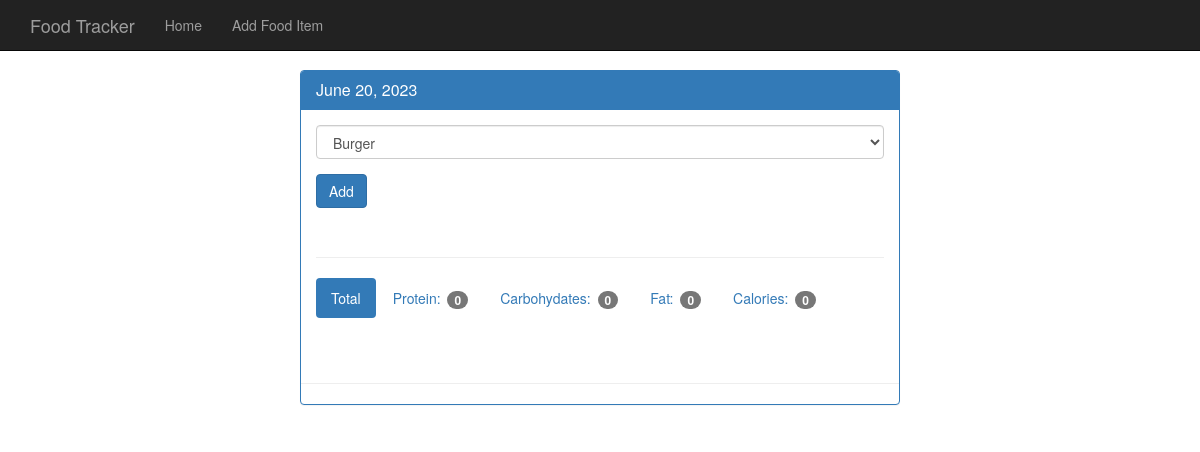
/view/20230620, run on an earlier commit of the app's database.
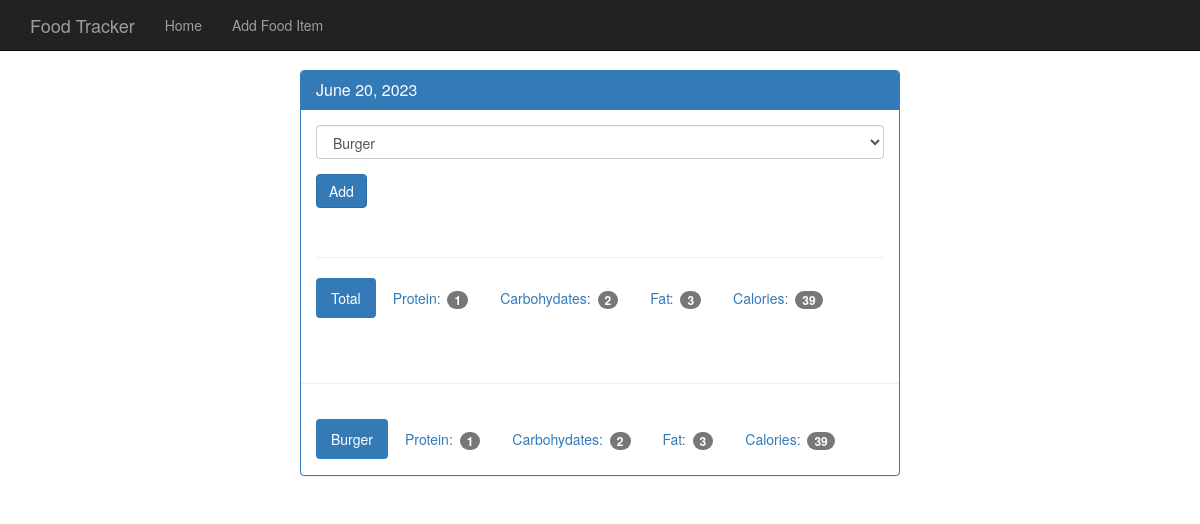
And on a later commit of the database.
### tables this page shows
CREATE TABLE food (
    id integer primary key autoincrement,
    name text not null,
    protein integer not null,
    carbohydrates integer not null,
    fat integer not null,
    calories integer not null
);

### app.py (the view)
@app.route('/view/<date>', methods=['GET', 'POST']) #date is going to be 20170520
def view(date):
    db = get_db()
    cur = db.execute('select id, entry_date from log_date where entry_date = ?', [date])
    date_result = cur.fetchone()
    if request.method == 'POST':
        db.execute('insert into food_date (food_id, log_date_id) values (?, ?)', [request.form['food-select'], date_result['id']])
        db.commit()
    d = datetime.strptime(str(date_result['entry_date']), '%Y%m%d')
    pretty_date = datetime.strftime(d, '%B %d, %Y')
    food_cur = db.execute('select id, name from food')
    food_results = food_cur.fetchall()
    log_cur = db.execute('select food.name, food.protein, food.carbohydrates, food.fat, food.calories from log_date join food_date on food_date.log_date_id = log_date.id join food on food.id = food_date.food_id where log_date.entry_date = ?', [date])
    log_results = log_cur.fetchall()
    totals = {}
    totals['protein'] = 0
    totals['carbohydrates'] = 0
    totals['fat'] = 0
    totals['calories'] = 0
    for food in log_results:
        totals['protein'] += food['protein']
        totals['carbohydrates'] += food['carbohydrates']
        totals['fat'] += food['fat']
        totals['calories'] += food['calories']
    return render_template('day.html', entry_date=date_result['entry_date'], pretty_date=pretty_date, food_results=food_results, log_results=log_results, totals=totals)

### app.py (called while the page is built)
def connect_db():
    sql = sqlite3.connect('food_log.db')
    sql.row_factory = sqlite3.Row
    return sql

def get_db():
    if not hasattr(g, 'sqlite_db'):
        g.sqlite_db = connect_db()
    return g.sqlite_db

### templates/day.html (shortened to what this page needs)
<!DOCTYPE html>
<html lang="en">
  <head>
    <link href="{{ url_for('static', filename='bootstrap.min.css') }}" rel="stylesheet">
    <link href="{{ url_for('static', filename='theme.css') }}" rel="stylesheet">
  </head>
  <body>
    <nav class="navbar navbar-inverse navbar-fixed-top">
      <div class="container">
        <div class="navbar-header">
          <a class="navbar-brand" href="#">Food Tracker</a>
        </div>
        <div id="navbar" class="navbar-collapse collapse">
          <ul class="nav navbar-nav">
            <li><a href="#">Home</a></li>
            <li><a href="#">Add Food Item</a></li>
          </ul>
        </div>
      </div>
    </nav>
    <div class="container theme-showcase col-sm-6 col-sm-offset-3" role="main">
      <div class="row">
        <div>
          <div class="panel panel-primary">
            <div class="panel-heading">
              <h3 class="panel-title">{{ pretty_date }}</h3>
            </div>
            <div class="panel-body">
              <form method="POST" action="{{ url_for('view', date=entry_date) }}">
                <div class="form-group">
                  <select class="form-control" name="food-select">
                    {% for food in food_results %}
                      <option value={{ food.id }}>{{ food.name }}</option>
                    {% endfor %}
                  </select>
                </div>
                <button type="submit" class="btn btn-primary">Add</button>
              </form>
              <div class="page-header"></div>
              <ul class="nav nav-pills" role="tablist">
                <li class="active"><a>Total</a></li>
                <li><a>Protein: <span class="badge">{{ totals.protein }}</span></a></li>
                <li><a>Carbohydates: <span class="badge">{{ totals.carbohydrates }}</span></a></li>
                <li><a>Fat: <span class="badge">{{ totals.fat }}</span></a></li>
                <li><a>Calories: <span class="badge">{{ totals.calories }}</span></a></li>
              </ul>
            </div>
            <div class="page-header"></div>
            {% for food in log_results %}
            <div class="panel-body">
              <ul class="nav nav-pills" role="tablist">
                <li class="active"><a>{{ food.name }}</a></li>
                <li><a>Protein: <span class="badge">{{ food.protein }}</span></a></li>
                <li><a>Carbohydates: <span class="badge">{{ food.carbohydrates }}</span></a></li>
                <li><a>Fat: <span class="badge">{{ food.fat }}</span></a></li>
                <li><a>Calories: <span class="badge">{{ food.calories }}</span></a></li>
              </ul>
            </div>
            {% endfor %}
          </div>
        </div>
      </div>
    </div>
  </body>
</html>

What changed in the data, as far as the page shows it:
now on this page (row edited): food: name "Burger", protein "1", carbohydrates "2", fat "3", calories "39"
Also different on the page:
{{ totals.protein }}: "0" → "1"
{{ totals.carbohydrates }}: "0" → "2"
{{ totals.fat }}: "0" → "3"
{{ totals.calories }}: "0" → "39"
